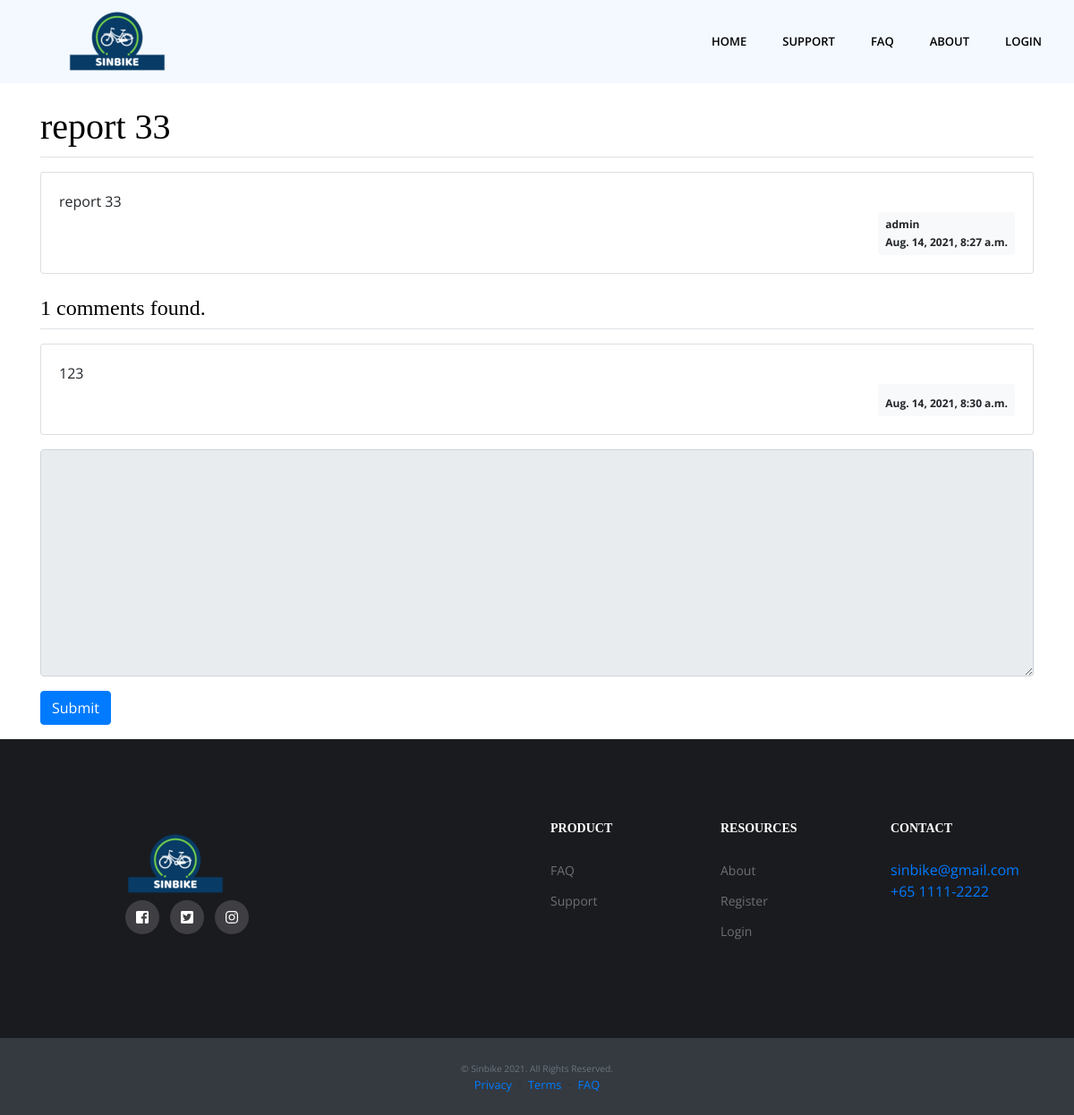
The page /support/4/ on the database its author committed.
### sinbike_CX/models.py (models this page shows)
class Question(models.Model):
    subject = models.CharField(max_length=200)
    content = models.TextField()
    create_date = models.DateTimeField()
    author = models.ForeignKey(User, on_delete=models.CASCADE)
    modify_date = models.DateTimeField(null=True, blank=True)

class Answer(models.Model):
    question = models.ForeignKey(Question, on_delete=models.CASCADE)
    content = models.TextField()
    create_date = models.DateTimeField()
    author = models.ForeignKey(User, on_delete=models.CASCADE, null=True)
    modify_date = models.DateTimeField(null=True, blank=True)

### sinbike_CX/views.py (the view)
# urls.py: path('<int:question_id>/', views.detail, name='detail'),
def detail(request, question_id):
    question = get_object_or_404(Question, pk=question_id)
    context = {'question': question}
    return render(request, 'sinbike_CX/question_detail.html', context)

### templates/sinbike_CX/question_detail.html (shortened to what this page needs)
{% extends 'base.html' %}
{% load static %}
{% block content %}
<div class="container my-3">
    <h2 class="border-bottom py-2">{{ question.subject }}</h2>
    <div class="card my-3">
        <div class="card-body">
            <div class="card-text" style="white-space: pre-line;">{{ question.content }}</div>
            <div class="d-flex justify-content-end">
                <div class="d-flex justify-content-end">
                    <div class="badge badge-light p-2 text-left">
                        <div class="mb-2">{{ question.author.username }}</div>
                        <div>{{ question.create_date }}</div>
                    </div>
                </div>
            </div>
        </div>
    </div>
    <h4 class="border-bottom my-3 py-2">{{question.answer_set.count}} comments found.</h4>
    {% for answer in question.answer_set.all %}
    <div class="card my-3">
        <div class="card-body">
            <div class="card-text" style="white-space: pre-line;">{{ answer.content }}</div>
            <div class="d-flex justify-content-end">
                <div class="badge badge-light p-2 text-left">
                    <div>{{ answer.create_date }}</div>
                </div>
            </div>
        </div>
    </div>
    {% endfor %}
    <form action="{% url 'support:answer_create' question.id %}" method="post" class="my-3">
        <div class="form-group">
            <textarea {% if not user.is_authenticated %}disabled{% endif %}
            name="content" id="content" class="form-control" rows="10"></textarea>
        </div>
        <input type="submit" value="Submit" class="btn btn-primary">
    </form>
</div>
{% endblock %}

### static/style.css (style rules this page uses)
.container { width: 100%; padding-right: 15px; padding-left: 15px; margin-right: auto; margin-left: auto; }
body { margin: 0; font-family: -apple-system,BlinkMacSystemFont,"Segoe UI",Roboto,"Helvetica Neue",Arial,"Noto Sans",sans-serif,"Apple Color Emoji","Segoe UI Emoji","Segoe UI Symbol","Noto Color Emoji"; font-size: 1rem; font-weight: 400; line-height: 1.5; color: #212529; text-align: left; background-color: #fff; }

### static/main.css (style rules this page uses)
body, p, a, li { font-family: "Open Sans", sans-serif; -webkit-font-smoothing: antialiased; }
h1, h2, h3, h4, h5, h6 { font-family: "Open Sans", sans-serif; color: #000; font-weight: 300; }
h1, h2, h3, h4, h5, h6 { font-family: "Playfair Display", Georgia, "Times New Roman", serif; }
.border-bottom { border-bottom: 1px solid #e5e5e5; }
h2 { font-size: 40px; line-height: 50px; }

### rows shown on the page
Question: subject "report 33", content "report 33", author.username "admin", create_date "Aug. 14, 2021, 8:27 a.m.", answer_set.count "1"
Answer: content "123", create_date "Aug. 14, 2021, 8:30 a.m."
